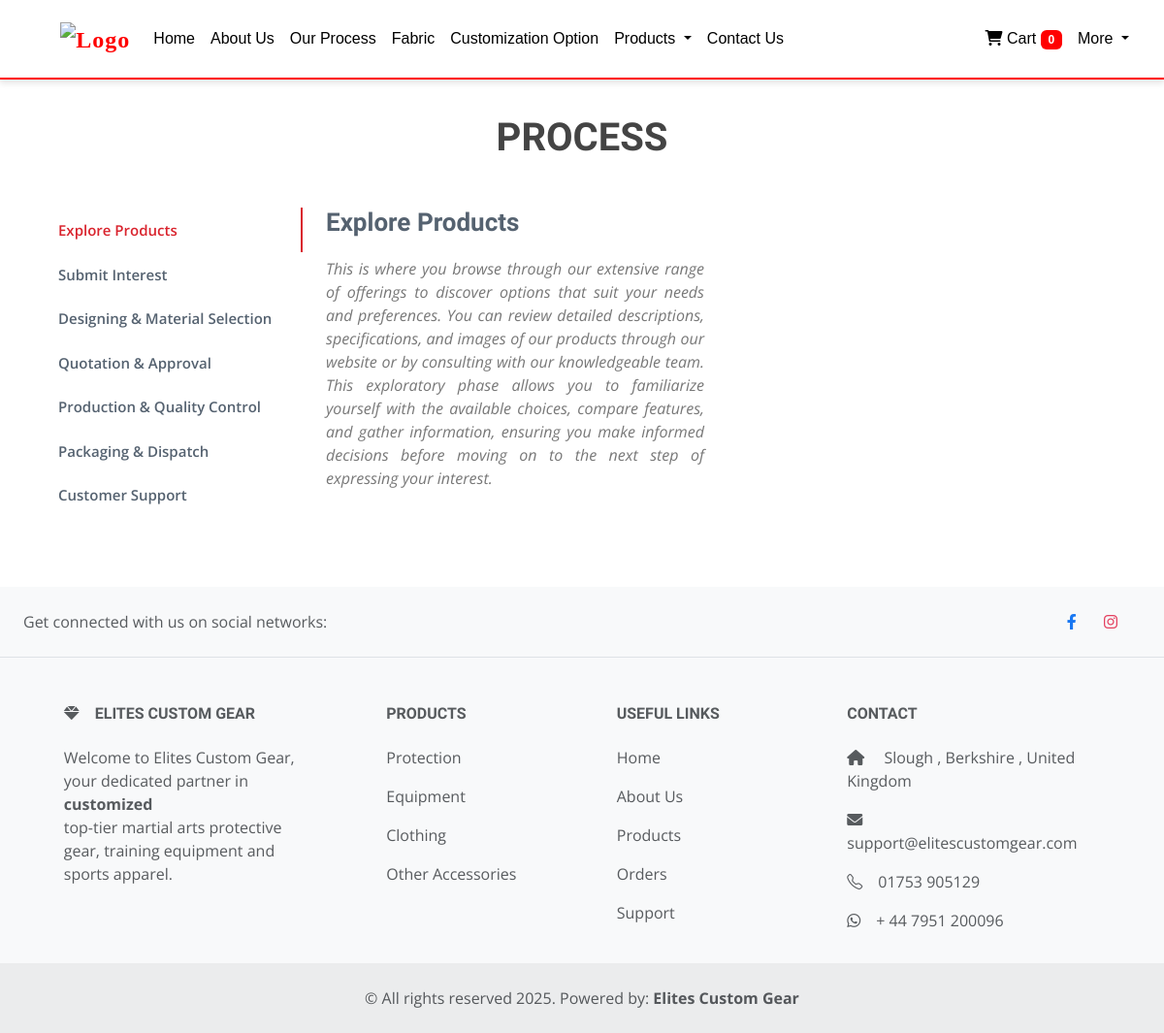
Page /process/ on the committed database.
### store/models/category.py (models this page shows, shortened)
class Category(models.Model):
    name = models.CharField(max_length=20)
    parent = models.ForeignKey('self', on_delete=models.CASCADE, null=True, blank=True, related_name='children')
    @staticmethod
    def get_all_category():
        return Category.objects.all()

### store/views.py (the view)
# urls.py: path('process/', process, name='process'),
def process(request):
    categories = Category.get_all_category()
    parent_categories = categories.filter(parent__isnull=True)
    category_id = request.GET.get('category')
    products = None
    if category_id:
        products = Product.get_all_products_by_id(category_id)
    else:
        products = Product.get_all_products()
    customer = None
    if 'customer_id' in request.session:
        customer = Customer.objects.filter(id=request.session['customer_id']).first()
    cart = request.session.get('cart', {})
    context = {
        'Categories': parent_categories,
        'products': products,
        'Customer': customer,
        'cart': cart
    }
    return render(request, 'process.html', context)

### store/models/product.py (called while the page is built)
    @staticmethod
    def get_all_products():
        return Product.objects.all()

### store/templates/process.html (shortened to what this page needs)
{% extends "base.html" %}
{% load cart %}
{% load custom_filter %}
{% load static %}
{% block content %}
<div class="text-center m-5">
  <div>
    <h1 style="font-weight: bold;">PROCESS</h1>
  </div>
</div>
<section id="features" class="m-5 features">
  <div class="container">
    <div class="row">
      <div class="col-lg-3">
        <ul class="nav nav-tabs flex-column">
          <li class="nav-item">
            <a class="nav-link active show" data-bs-toggle="tab" href="#tab-1">Explore Products</a>
          </li>
          <li class="nav-item">
            <a class="nav-link" data-bs-toggle="tab" href="#tab-2">Submit Interest</a>
          </li>
          <li class="nav-item">
            <a class="nav-link" data-bs-toggle="tab" href="#tab-3">Designing & Material Selection </a>
          </li>
          <li class="nav-item">
            <a class="nav-link" data-bs-toggle="tab" href="#tab-4">Quotation & Approval</a>
          </li>
          <li class="nav-item">
            <a class="nav-link" data-bs-toggle="tab" href="#tab-5">Production & Quality Control</a>
          </li>
          <li class="nav-item">
            <a class="nav-link" data-bs-toggle="tab" href="#tab-6">Packaging & Dispatch </a>
          </li>
          <li class="nav-item">
            <a class="nav-link" data-bs-toggle="tab" href="#tab-7">Customer Support</a>
          </li>
        </ul>
      </div>
      <div class="col-lg-9 mt-4 mt-lg-0">
        <div class="tab-content">
          <div class="tab-pane active show" id="tab-1">
            <div class="row">
              <div class="col-lg-6 details order-2 order-lg-1">
                <h3>Explore Products</h3>
                <p class="fst-italic">This is where you browse through our extensive range of offerings to discover options that suit your needs and preferences. You can review detailed descriptions, specifications, and images of our products through our website or by consulting with our knowledgeable team. This exploratory phase allows you to familiarize yourself with the available choices, compare features, and gather information, ensuring you make informed decisions before moving on to the next step of expressing your interest.</p>
              </div>
              <div class="col-lg-6 text-center order-2 order-lg-2">
              </div>
            </div>
          </div>
        </div>
      </div>
    </div>
  </div>
</section>
<br>
{% endblock %}
{% block footer %}
{% include "footer.html" %}
{% endblock %}

### store/templates/footer.html (shortened to what this page needs)
<footer class="text-center text-lg-start bg-body-tertiary text-muted">
  <section class="d-flex justify-content-center justify-content-lg-between p-4 border-bottom">
    <div class="me-5 d-none d-lg-block">
      <span>Get connected with us on social networks:</span>
    </div>
    <div>
      <a href="https://www.facebook.com/share/19VyvyTdkb/?mibextid=wwXIfr" class="me-4 text-reset" target="_blank">
        <i class="fab fa-facebook-f facebook-icon"></i>
      </a>
      <a href="https://www.instagram.com/elitescustomgear/" class="me-4 text-reset" target="_blank">
        <i class="fab fa-instagram instagram-icon"></i>
      </a>
    </div>
  </section>
  <section class="">
    <div class="container text-center text-md-start mt-5">
      <div class="row mt-3">
        <div class="col-md-3 col-lg-4 col-xl-3 mx-auto mb-4">
          <h6 class="text-uppercase fw-bold mb-4">
            <i class="fas fa-gem me-3"></i>Elites Custom Gear
          </h6>
          <p>
            Welcome to Elites Custom Gear, your dedicated partner in  <strong>customized</strong>  <br>top-tier martial arts protective gear, training equipment and sports apparel.
          </p>
        </div>
        <div class="col-md-2 col-lg-2 col-xl-2 mx-auto mb-4">
          <h6 class="text-uppercase fw-bold mb-4">
            Products
          </h6>
          <p>
            {% for category in Categories %}
            <a href="{% url 'products' %}?category={{ category.id }}" class="mt-3 mb-3 list-group-item list-group-item-action">{{ category.name }}</a>
            {% endfor %}
          </p>
        </div>
        <div class="col-md-3 col-lg-2 col-xl-2 mx-auto mb-4">
          <h6 class="text-uppercase fw-bold mb-4">
            Useful links
          </h6>
          <p>
            <a href="/" class="text-reset">Home</a>
          </p>
          <p>
            <a href="#!" class="text-reset">About Us</a>
          </p>
          <p>
            <a href="/products" class="text-reset">Products</a>
          </p>
          <p>
            <a href="/order" class="text-reset">Orders</a>
          </p>
          <p>
            <a href="/support" class="text-reset">Support</a>
          </p>
        </div>
        <div class="col-md-4 col-lg-3 col-xl-3 mx-auto mb-md-0 mb-4">
          <h6 class="text-uppercase fw-bold mb-4">Contact</h6>
          <p><i class="fas fa-home me-3"></i> Slough , Berkshire , United Kingdom</p>
          <p>
            <i class="fas fa-envelope me-3"></i>
            support@elitescustomgear.com
          </p>
          <p><i class="bi bi-telephone me-3"></i>01753 905129</p>
          <p><i class="fab fa-whatsapp me-3"></i>+ 44 7951 200096</p>
        </div>
      </div>
    </div>
  </section>
  <div class="text-center p-4" style="background-color: rgba(0, 0, 0, 0.05);">
    © All rights reserved 2025. Powered by:
    <a class="text-reset fw-bold" target="_blank" href="http://elitescustomgear.com/">Elites Custom Gear</a>
  </div>
</footer>

### store/static/css/main.css (style rules this page uses)
body { font-family: "Open Sans", sans-serif; color: #444444; padding-top: 70px; text-align: justify; }
a { text-decoration: none; color: #d9232d; }
h1, h2, h3, h4, h5, h6 { font-family: "Raleway", sans-serif; }
.features { overflow: hidden; }
.features .nav-tabs { border: 0; }
.features .nav-link { border: 0; padding: 12px 15px 12px 0; transition: 0.3s; color: #556270; border-radius: 0; border-right: 2px solid white; font-weight: 600; font-size: 15px; }
.features .nav-link.active { color: #d9232d; border-color: #d9232d; }
.features .tab-pane.active { animation: fadeIn 0.5s ease-out; }
.features .details h3 { font-size: 26px; font-weight: 600; margin-bottom: 20px; color: #556270; }
.features .details p { color: #777777; }
.features .details p:last-child { margin-bottom: 0; }

### store/templates/footer.html (style rules this page uses)
.facebook-icon { color: #1877f2; }
.instagram-icon { color: #e4405f; }

### rows in the picture
Category: name "Protection"
Category: name "Equipment"
Category: name "Clothing"
Category: name "Other Accessories"

### other values in the picture
{{ request.session.cart|length }} "0"
